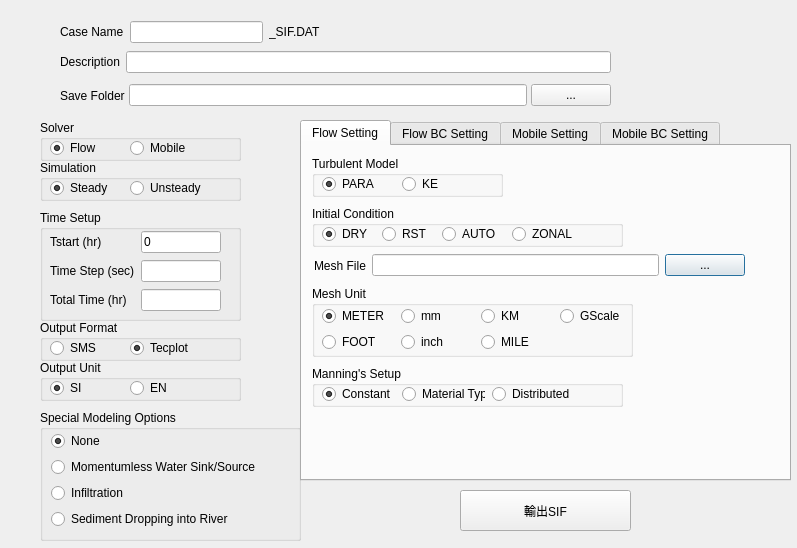
<?xml version="1.0" encoding="UTF-8"?>
<ui version="4.0">
 <class>Dialog</class>
 <widget class="QDialog" name="Dialog">
  <property name="geometry">
   <rect>
    <x>0</x>
    <y>0</y>
    <width>797</width>
    <height>548</height>
   </rect>
  </property>
  <property name="minimumSize">
   <size>
    <width>797</width>
    <height>548</height>
   </size>
  </property>
  <property name="maximumSize">
   <size>
    <width>797</width>
    <height>548</height>
   </size>
  </property>
  <property name="windowTitle">
   <string>Dialog</string>
  </property>
  <widget class="QGroupBox" name="groupBox_11">
   <property name="geometry">
    <rect>
     <x>40</x>
     <y>410</y>
     <width>261</width>
     <height>131</height>
    </rect>
   </property>
   <property name="title">
    <string>Special Modeling Options</string>
   </property>
   <widget class="QWidget" name="layoutWidget">
    <property name="geometry">
     <rect>
      <x>11</x>
      <y>21</y>
      <width>226</width>
      <height>99</height>
     </rect>
    </property>
    <layout class="QGridLayout" name="gridLayout_3">
     <item row="0" column="0">
      <widget class="QRadioButton" name="rbtnSpecialNone">
       <property name="text">
        <string>None</string>
       </property>
       <property name="checked">
        <bool>true</bool>
       </property>
      </widget>
     </item>
     <item row="1" column="0">
      <widget class="QRadioButton" name="rbtnSpecialMomentumless">
       <property name="text">
        <string>Momentumless Water Sink/Source</string>
       </property>
       <property name="checked">
        <bool>false</bool>
       </property>
      </widget>
     </item>
     <item row="2" column="0">
      <widget class="QRadioButton" name="rbtnSpecialInfiltration">
       <property name="text">
        <string>Infiltration</string>
       </property>
       <property name="checked">
        <bool>false</bool>
       </property>
      </widget>
     </item>
     <item row="3" column="0">
      <widget class="QRadioButton" name="rbtnSpecialSediment">
       <property name="text">
        <string>Sediment Dropping into River</string>
       </property>
       <property name="checked">
        <bool>false</bool>
       </property>
      </widget>
     </item>
    </layout>
   </widget>
  </widget>
  <widget class="QWidget" name="layoutWidget_2">
   <property name="geometry">
    <rect>
     <x>60</x>
     <y>20</y>
     <width>261</width>
     <height>24</height>
    </rect>
   </property>
   <layout class="QHBoxLayout" name="horizontalLayout">
    <item>
     <widget class="QLabel" name="label">
      <property name="text">
       <string>Case Name</string>
      </property>
     </widget>
    </item>
    <item>
     <widget class="QLineEdit" name="lineEditCaseName"/>
    </item>
    <item>
     <widget class="QLabel" name="label_2">
      <property name="text">
       <string>_SIF.DAT</string>
      </property>
     </widget>
    </item>
   </layout>
  </widget>
  <widget class="QGroupBox" name="groupBox_5">
   <property name="geometry">
    <rect>
     <x>40</x>
     <y>210</y>
     <width>201</width>
     <height>111</height>
    </rect>
   </property>
   <property name="title">
    <string>Time Setup</string>
   </property>
   <widget class="QWidget" name="layoutWidget_3">
    <property name="geometry">
     <rect>
      <x>10</x>
      <y>20</y>
      <width>171</width>
      <height>82</height>
     </rect>
    </property>
    <layout class="QGridLayout" name="gridLayout">
     <item row="0" column="0">
      <widget class="QLabel" name="label_4">
       <property name="text">
        <string>Tstart (hr)</string>
       </property>
      </widget>
     </item>
     <item row="0" column="1">
      <widget class="QLineEdit" name="lineEditTStart">
       <property name="text">
        <string>0</string>
       </property>
      </widget>
     </item>
     <item row="1" column="1">
      <widget class="QLineEdit" name="lineEditTStep"/>
     </item>
     <item row="2" column="0">
      <widget class="QLabel" name="label_6">
       <property name="text">
        <string>Total Time (hr)</string>
       </property>
      </widget>
     </item>
     <item row="2" column="1">
      <widget class="QLineEdit" name="lineEditTTotal"/>
     </item>
     <item row="1" column="0">
      <widget class="QLabel" name="label_5">
       <property name="text">
        <string>Time Step (sec)</string>
       </property>
      </widget>
     </item>
    </layout>
   </widget>
  </widget>
  <widget class="QWidget" name="layoutWidget_4">
   <property name="geometry">
    <rect>
     <x>60</x>
     <y>50</y>
     <width>551</width>
     <height>24</height>
    </rect>
   </property>
   <layout class="QHBoxLayout" name="horizontalLayout_2">
    <item>
     <widget class="QLabel" name="label_3">
      <property name="text">
       <string>Description</string>
      </property>
     </widget>
    </item>
    <item>
     <widget class="QLineEdit" name="lineEditDescription"/>
    </item>
   </layout>
  </widget>
  <widget class="QGroupBox" name="groupBox_4">
   <property name="geometry">
    <rect>
     <x>40</x>
     <y>160</y>
     <width>201</width>
     <height>41</height>
    </rect>
   </property>
   <property name="title">
    <string>Simulation</string>
   </property>
   <widget class="QRadioButton" name="rbtnSimSteady">
    <property name="geometry">
     <rect>
      <x>10</x>
      <y>20</y>
      <width>83</width>
      <height>16</height>
     </rect>
    </property>
    <property name="text">
     <string>Steady</string>
    </property>
    <property name="checked">
     <bool>true</bool>
    </property>
   </widget>
   <widget class="QRadioButton" name="rbtnSimUnsteady">
    <property name="geometry">
     <rect>
      <x>90</x>
      <y>20</y>
      <width>83</width>
      <height>16</height>
     </rect>
    </property>
    <property name="text">
     <string>Unsteady</string>
    </property>
   </widget>
  </widget>
  <widget class="QGroupBox" name="groupBox">
   <property name="geometry">
    <rect>
     <x>40</x>
     <y>120</y>
     <width>201</width>
     <height>41</height>
    </rect>
   </property>
   <property name="title">
    <string>Solver</string>
   </property>
   <widget class="QRadioButton" name="rbtnSolverFlow">
    <property name="geometry">
     <rect>
      <x>10</x>
      <y>20</y>
      <width>83</width>
      <height>16</height>
     </rect>
    </property>
    <property name="text">
     <string>Flow</string>
    </property>
    <property name="checked">
     <bool>true</bool>
    </property>
   </widget>
   <widget class="QRadioButton" name="rbtnSolverMobile">
    <property name="geometry">
     <rect>
      <x>90</x>
      <y>20</y>
      <width>83</width>
      <height>16</height>
     </rect>
    </property>
    <property name="text">
     <string>Mobile</string>
    </property>
   </widget>
  </widget>
  <widget class="QGroupBox" name="groupBox_2">
   <property name="geometry">
    <rect>
     <x>40</x>
     <y>320</y>
     <width>201</width>
     <height>41</height>
    </rect>
   </property>
   <property name="title">
    <string>Output Format</string>
   </property>
   <widget class="QRadioButton" name="rbtnOutputSMS">
    <property name="geometry">
     <rect>
      <x>10</x>
      <y>20</y>
      <width>83</width>
      <height>16</height>
     </rect>
    </property>
    <property name="text">
     <string>SMS</string>
    </property>
   </widget>
   <widget class="QRadioButton" name="rbtnOutputTecplot">
    <property name="geometry">
     <rect>
      <x>90</x>
      <y>20</y>
      <width>83</width>
      <height>16</height>
     </rect>
    </property>
    <property name="text">
     <string>Tecplot</string>
    </property>
    <property name="checked">
     <bool>true</bool>
    </property>
   </widget>
  </widget>
  <widget class="QGroupBox" name="groupBox_3">
   <property name="geometry">
    <rect>
     <x>40</x>
     <y>360</y>
     <width>201</width>
     <height>41</height>
    </rect>
   </property>
   <property name="title">
    <string>Output Unit</string>
   </property>
   <widget class="QRadioButton" name="rbtnOutputUnitSI">
    <property name="geometry">
     <rect>
      <x>10</x>
      <y>20</y>
      <width>51</width>
      <height>16</height>
     </rect>
    </property>
    <property name="text">
     <string>SI</string>
    </property>
    <property name="checked">
     <bool>true</bool>
    </property>
   </widget>
   <widget class="QRadioButton" name="rbtnOutputUnitEN">
    <property name="geometry">
     <rect>
      <x>90</x>
      <y>20</y>
      <width>51</width>
      <height>16</height>
     </rect>
    </property>
    <property name="text">
     <string>EN</string>
    </property>
   </widget>
  </widget>
  <widget class="QTabWidget" name="tabWidget">
   <property name="geometry">
    <rect>
     <x>300</x>
     <y>120</y>
     <width>491</width>
     <height>361</height>
    </rect>
   </property>
   <property name="currentIndex">
    <number>0</number>
   </property>
   <widget class="QWidget" name="tabFlowSetting">
    <attribute name="title">
     <string>Flow Setting</string>
    </attribute>
    <widget class="QGroupBox" name="groupBox_6">
     <property name="geometry">
      <rect>
       <x>10</x>
       <y>10</y>
       <width>191</width>
       <height>41</height>
      </rect>
     </property>
     <property name="title">
      <string>Turbulent Model</string>
     </property>
     <widget class="QRadioButton" name="rbtnTurbPARA">
      <property name="geometry">
       <rect>
        <x>10</x>
        <y>20</y>
        <width>83</width>
        <height>16</height>
       </rect>
      </property>
      <property name="text">
       <string>PARA</string>
      </property>
      <property name="checked">
       <bool>true</bool>
      </property>
     </widget>
     <widget class="QRadioButton" name="rbtnTurbKE">
      <property name="geometry">
       <rect>
        <x>90</x>
        <y>20</y>
        <width>83</width>
        <height>16</height>
       </rect>
      </property>
      <property name="text">
       <string>KE</string>
      </property>
     </widget>
    </widget>
    <widget class="QGroupBox" name="groupBox_7">
     <property name="geometry">
      <rect>
       <x>10</x>
       <y>60</y>
       <width>311</width>
       <height>41</height>
      </rect>
     </property>
     <property name="title">
      <string>Initial Condition</string>
     </property>
     <widget class="QRadioButton" name="rbtnICDry">
      <property name="geometry">
       <rect>
        <x>10</x>
        <y>20</y>
        <width>83</width>
        <height>16</height>
       </rect>
      </property>
      <property name="text">
       <string>DRY</string>
      </property>
      <property name="checked">
       <bool>true</bool>
      </property>
     </widget>
     <widget class="QRadioButton" name="rbtnICRst">
      <property name="geometry">
       <rect>
        <x>70</x>
        <y>20</y>
        <width>83</width>
        <height>16</height>
       </rect>
      </property>
      <property name="text">
       <string>RST</string>
      </property>
     </widget>
     <widget class="QRadioButton" name="rbtnICAuto">
      <property name="geometry">
       <rect>
        <x>130</x>
        <y>20</y>
        <width>83</width>
        <height>16</height>
       </rect>
      </property>
      <property name="text">
       <string>AUTO</string>
      </property>
     </widget>
     <widget class="QRadioButton" name="rbtnICZonal">
      <property name="geometry">
       <rect>
        <x>200</x>
        <y>20</y>
        <width>83</width>
        <height>16</height>
       </rect>
      </property>
      <property name="text">
       <string>ZONAL</string>
      </property>
     </widget>
    </widget>
    <widget class="QGroupBox" name="groupBox_8">
     <property name="geometry">
      <rect>
       <x>10</x>
       <y>140</y>
       <width>321</width>
       <height>71</height>
      </rect>
     </property>
     <property name="title">
      <string>Mesh Unit</string>
     </property>
     <widget class="QWidget" name="layoutWidget_5">
      <property name="geometry">
       <rect>
        <x>10</x>
        <y>20</y>
        <width>311</width>
        <height>47</height>
       </rect>
      </property>
      <layout class="QGridLayout" name="gridLayout_2">
       <item row="0" column="0">
        <widget class="QRadioButton" name="rbtnMUnitMETER">
         <property name="text">
          <string>METER</string>
         </property>
         <property name="checked">
          <bool>true</bool>
         </property>
        </widget>
       </item>
       <item row="0" column="1">
        <widget class="QRadioButton" name="rbtnMUnitmm">
         <property name="text">
          <string>mm</string>
         </property>
        </widget>
       </item>
       <item row="0" column="2">
        <widget class="QRadioButton" name="rbtnMUnitKM">
         <property name="text">
          <string>KM</string>
         </property>
        </widget>
       </item>
       <item row="0" column="3">
        <widget class="QRadioButton" name="rbtnMUnitGScale">
         <property name="text">
          <string>GScale</string>
         </property>
        </widget>
       </item>
       <item row="1" column="0">
        <widget class="QRadioButton" name="rbtnMUnitFOOT">
         <property name="text">
          <string>FOOT</string>
         </property>
        </widget>
       </item>
       <item row="1" column="1">
        <widget class="QRadioButton" name="rbtnMUnitinch">
         <property name="text">
          <string>inch</string>
         </property>
        </widget>
       </item>
       <item row="1" column="2">
        <widget class="QRadioButton" name="rbtnMUnitMile">
         <property name="text">
          <string>MILE</string>
         </property>
        </widget>
       </item>
      </layout>
     </widget>
    </widget>
    <widget class="QGroupBox" name="groupBox_9">
     <property name="geometry">
      <rect>
       <x>10</x>
       <y>220</y>
       <width>311</width>
       <height>41</height>
      </rect>
     </property>
     <property name="title">
      <string>Manning's Setup</string>
     </property>
     <widget class="QRadioButton" name="rbtnManningConstant">
      <property name="geometry">
       <rect>
        <x>10</x>
        <y>20</y>
        <width>83</width>
        <height>16</height>
       </rect>
      </property>
      <property name="text">
       <string>Constant</string>
      </property>
      <property name="checked">
       <bool>true</bool>
      </property>
     </widget>
     <widget class="QRadioButton" name="rbtnManningMaterial">
      <property name="geometry">
       <rect>
        <x>90</x>
        <y>20</y>
        <width>83</width>
        <height>16</height>
       </rect>
      </property>
      <property name="text">
       <string>Material Type</string>
      </property>
     </widget>
     <widget class="QRadioButton" name="rbtnManningDistributed">
      <property name="geometry">
       <rect>
        <x>180</x>
        <y>20</y>
        <width>101</width>
        <height>16</height>
       </rect>
      </property>
      <property name="text">
       <string>Distributed</string>
      </property>
     </widget>
    </widget>
    <widget class="QWidget" name="layoutWidget_6">
     <property name="geometry">
      <rect>
       <x>12</x>
       <y>104</y>
       <width>431</width>
       <height>31</height>
      </rect>
     </property>
     <layout class="QHBoxLayout" name="horizontalLayout_3">
      <item>
       <widget class="QLabel" name="label_7">
        <property name="text">
         <string>Mesh File</string>
        </property>
       </widget>
      </item>
      <item>
       <widget class="QLineEdit" name="lineEditMeshFileName"/>
      </item>
      <item>
       <widget class="QPushButton" name="pbtnFileSelector">
        <property name="text">
         <string>...</string>
        </property>
       </widget>
      </item>
     </layout>
    </widget>
   </widget>
   <widget class="QWidget" name="tabFlowBCSetting">
    <attribute name="title">
     <string>Flow BC Setting</string>
    </attribute>
    <widget class="QGroupBox" name="groupBox_10">
     <property name="geometry">
      <rect>
       <x>0</x>
       <y>0</y>
       <width>311</width>
       <height>41</height>
      </rect>
     </property>
     <property name="title">
      <string>Boundary Condition</string>
     </property>
     <widget class="QRadioButton" name="radioButton_24">
      <property name="geometry">
       <rect>
        <x>10</x>
        <y>20</y>
        <width>83</width>
        <height>16</height>
       </rect>
      </property>
      <property name="text">
       <string>DRY</string>
      </property>
     </widget>
     <widget class="QRadioButton" name="radioButton_27">
      <property name="geometry">
       <rect>
        <x>70</x>
        <y>20</y>
        <width>83</width>
        <height>16</height>
       </rect>
      </property>
      <property name="text">
       <string>RST</string>
      </property>
     </widget>
     <widget class="QRadioButton" name="radioButton_28">
      <property name="geometry">
       <rect>
        <x>130</x>
        <y>20</y>
        <width>83</width>
        <height>16</height>
       </rect>
      </property>
      <property name="text">
       <string>AUTO</string>
      </property>
     </widget>
     <widget class="QRadioButton" name="radioButton_29">
      <property name="geometry">
       <rect>
        <x>200</x>
        <y>20</y>
        <width>83</width>
        <height>16</height>
       </rect>
      </property>
      <property name="text">
       <string>ZONAL</string>
      </property>
     </widget>
    </widget>
   </widget>
   <widget class="QWidget" name="tabMobileSetting">
    <attribute name="title">
     <string>Mobile Setting</string>
    </attribute>
   </widget>
   <widget class="QWidget" name="tabMobileBCSetting">
    <attribute name="title">
     <string>Mobile BC Setting</string>
    </attribute>
   </widget>
  </widget>
  <widget class="QWidget" name="horizontalLayoutWidget">
   <property name="geometry">
    <rect>
     <x>60</x>
     <y>80</y>
     <width>551</width>
     <height>31</height>
    </rect>
   </property>
   <layout class="QHBoxLayout" name="horizontalLayout_4">
    <property name="spacing">
     <number>4</number>
    </property>
    <property name="sizeConstraint">
     <enum>QLayout::SetDefaultConstraint</enum>
    </property>
    <property name="bottomMargin">
     <number>0</number>
    </property>
    <item>
     <widget class="QLabel" name="label_8">
      <property name="text">
       <string>Save Folder</string>
      </property>
     </widget>
    </item>
    <item>
     <widget class="QLineEdit" name="saveFolderEdit">
      <property name="enabled">
       <bool>true</bool>
      </property>
      <property name="sizePolicy">
       <sizepolicy hsizetype="Expanding" vsizetype="Fixed">
        <horstretch>100</horstretch>
        <verstretch>0</verstretch>
       </sizepolicy>
      </property>
     </widget>
    </item>
    <item>
     <widget class="QPushButton" name="saveFolderBtn">
      <property name="sizePolicy">
       <sizepolicy hsizetype="Fixed" vsizetype="Fixed">
        <horstretch>0</horstretch>
        <verstretch>0</verstretch>
       </sizepolicy>
      </property>
      <property name="text">
       <string>...</string>
      </property>
     </widget>
    </item>
   </layout>
  </widget>
  <widget class="QPushButton" name="exportBtn">
   <property name="geometry">
    <rect>
     <x>460</x>
     <y>490</y>
     <width>171</width>
     <height>41</height>
    </rect>
   </property>
   <property name="text">
    <string>輸出SIF</string>
   </property>
  </widget>
  <zorder>groupBox_11</zorder>
  <zorder>layoutWidget_2</zorder>
  <zorder>groupBox_5</zorder>
  <zorder>layoutWidget_4</zorder>
  <zorder>groupBox_4</zorder>
  <zorder>groupBox</zorder>
  <zorder>groupBox_2</zorder>
  <zorder>groupBox_3</zorder>
  <zorder>tabWidget</zorder>
  <zorder>horizontalLayoutWidget</zorder>
  <zorder>saveFolderEdit</zorder>
  <zorder>exportBtn</zorder>
 </widget>
 <resources/>
 <connections/>
</ui>
